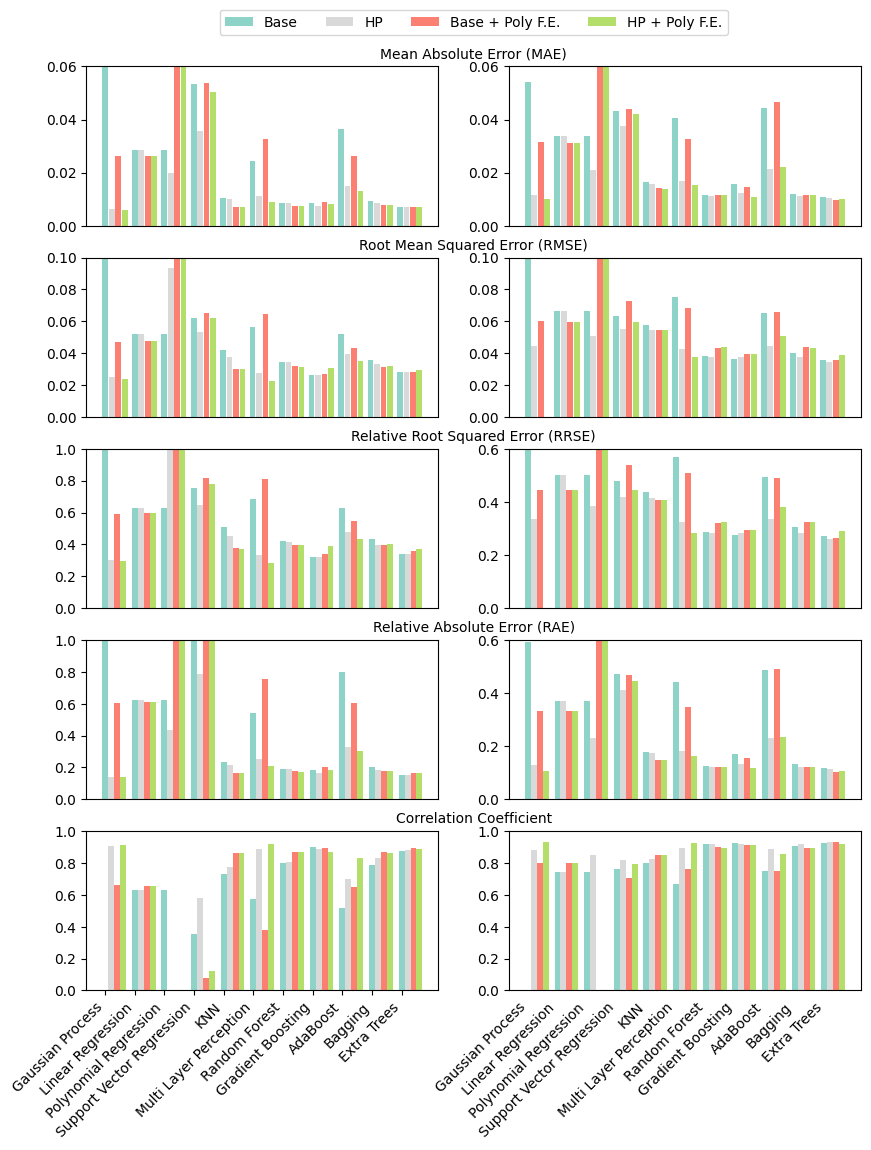

Source code (Python):
import matplotlib.pyplot as plt
import pandas as pd
import numpy as np
from matplotlib.cm import get_cmap

var='Depth'
df = pd.read_csv(f'LPBF_ML_Model_Evaluation_BaseModel_{var}.csv')
df2 = pd.read_csv(f'Poly6{var}_base.csv') # different result - poly 6 with base models

#HP
df3 = pd.read_csv(f'LPBF_ML_Model_Evaluation_HpTuning_{var}.csv')
df4 = pd.read_csv(f'LPBF_ML_Model_Evaluation_Poly6_{var}.csv')

# Read data from CSV file
# df = pd.read_csv('width_new_model_comparison_results_20231214192952.csv')  # Replace with the actual path to your CSV file

# Extract model names and error values
models = df['Model'].tolist()

# BASE
mae_values = df['MAE'].tolist()
rmse_values = df['RMSE'].tolist()
rrse_values = df['RRSE'].tolist()
rae_values = df['RAE'].tolist()
correlation_values = df['Correlation Coefficient'].tolist()
# correlation_values = df['R-squared'].tolist()

# Poly Base
mae_values2 = df2['MAE'].tolist()
rmse_values2 = df2['RMSE'].tolist()
rrse_values2 = df2['RRSE'].tolist()
rae_values2 = df2['RAE'].tolist()
# correlation_values2 = df2['Correlation Coefficient'].tolist()
correlation_values2 = df2['R-squared'].tolist()

# HP BASE
mae_values3 = df3['MAE'].tolist()
rmse_values3 = df3['RMSE'].tolist()
rrse_values3 = df3['RRSE'].tolist()
rae_values3 = df3['RAE'].tolist()
correlation_values3 = df3['Correlation Coefficient'].tolist()

# HP POLY

mae_values4 = df4['MAE'].tolist()
rmse_values4 = df4['RMSE'].tolist()
rrse_values4 = df4['RRSE'].tolist()
rae_values4 = df4['RAE'].tolist()
correlation_values4 = df4['Correlation Coefficient'].tolist()

models_n = ['GP', 'LR', 'PR', 'SVR', 'KNN', 'MLP', 'RF', 'GB', 'AB', 'B', 'ET']

bar_width = 0.2  # Width of each bar
bar_space = 0.02

x = np.arange(len(models))  # X positions for the categories

# Define colors for each model
cmap = get_cmap('Set3')
colors = cmap(np.linspace(0, 1, len(models)))

colorA = [0.55294118, 0.82745098, 0.78039216, 1.        ]
colorB=[1.,         1.  ,       0.70196078 ,1.        ]
colorC=[0.98431373 ,0.50196078 ,0.44705882, 1.        ]
colorD=[0.99215686 ,0.70588235 ,0.38431373, 1.        ]
colorE=[0.70196078 ,0.87058824, 0.41176471, 1.        ]
colorF=[0.85098039, 0.85098039 ,0.85098039 ,1.        ]
colorG=[0.8  ,      0.92156863, 0.77254902, 1.        ]
colorH= [1.    ,     0.92941176 ,0.43529412 ,1.        ]





# Create subplots
fig, axes = plt.subplots(nrows=5, ncols=2, figsize=(10, 12))

#font size
fontSize = None

# Plot Mean Absolute Error
axes[0,0].bar(x, mae_values, width=bar_width, label='Base', color=colorA)
axes[0,0].bar(x + bar_width + bar_space, mae_values3, width=bar_width, label='HP', color=colorF)
axes[0,0].bar(x + 2 * (bar_width + bar_space), mae_values2, width=bar_width, label='Base + Poly F.E.', color=colorC)
axes[0,0].bar(x + 3 * (bar_width + bar_space), mae_values4, width=bar_width, label='HP + Poly F.E.', color=colorE)
axes[0,0].tick_params(axis='x', which='both', bottom=False, top=False)  # Disable x-axis ticks and labels
axes[0,0].set_xticklabels([])  # Remove x-axis labels
axes[0,0].set_ylim([0, 0.06])
# axes[0].set_yscale('log')
axes[0,0].set_title('Mean Absolute Error (MAE)', x = 1.1, fontsize= fontSize)
# axes[0].set_ylabel('MAE')


# Plot Root Mean Squared Error
axes[1,0].bar(x, rmse_values, width=bar_width, label='Base', color=colorA)
axes[1,0].bar(x + bar_width + bar_space, rmse_values3, width=bar_width, label='HP', color=colorF)
axes[1,0].bar(x + 2 * (bar_width + bar_space), rmse_values2, width=bar_width, label='Base + Poly F.E.', color=colorC)
axes[1,0].bar(x + 3 * (bar_width + bar_space), rmse_values4, width=bar_width, label='HP + Poly F.E.', color=colorE)
axes[1,0].tick_params(axis='x', which='both', bottom=False, top=False)  # Disable x-axis ticks and labels
axes[1,0].set_xticklabels([])  # Remove x-axis labels
# axes[1].set_yscale('log')
# axes[1].set_ylim([0,0.1])
axes[1,0].set_title('Root Mean Squared Error (RMSE)', x = 1.1, fontsize= fontSize)
# axes[1].set_ylabel('RMSE')
axes[1,0].set_ylim([0, 0.1])


# Plot Relative Root Squared Error
axes[2,0].bar(x, rrse_values, width=bar_width, label='Base', color=colorA)
axes[2,0].bar(x + bar_width, rrse_values3, width=bar_width, label='HP', color=colorF)
axes[2,0].bar(x + 2 * bar_width, rrse_values2, width=bar_width, label='Base + Poly F.E.', color=colorC)
axes[2,0].bar(x + 3 * bar_width, rrse_values4, width=bar_width, label='HP + Poly F.E.', color=colorE)
axes[2,0].tick_params(axis='x', which='both', bottom=False, top=False)  # Disable x-axis ticks and labels
axes[2,0].set_xticklabels([])  # Remove x-axis labels
# axes[1].set_yscale('log')
axes[2,0].set_ylim([0, 1])
axes[2,0].set_title('Relative Root Squared Error (RRSE)', x = 1.1, fontsize= fontSize)
# axes[2,0].set_ylabel('Error Values', fontsize= fontSize)
# axes[2].set_ylabel('RRSE')
# axes[2].set_ylim([0.25, 0.35])


# Plot Relative Absolute Error
axes[3,0].bar(x, rae_values, width=bar_width, label='Base', color=colorA)
axes[3,0].bar(x + bar_width, rae_values3, width=bar_width, label='HP', color=colorF)
axes[3,0].bar(x + 2 * bar_width, rae_values2, width=bar_width, label='Base + Poly F.E.', color=colorC)
axes[3,0].bar(x + 3 * bar_width, rae_values4, width=bar_width, label='HP + Poly F.E.', color=colorE)
axes[3,0].tick_params(axis='x', which='both', bottom=False, top=False)  # Disable x-axis ticks and labels
axes[3,0].set_xticklabels([])  # Remove x-axis labels
axes[3,0].set_ylim([0, 1])
axes[3,0].set_title('Relative Absolute Error (RAE)', x = 1.1, fontsize= fontSize)
# axes[3].set_ylabel('RAE')
# axes[3].set_ylim([0.12, 0.22])


axes[4,0].bar(x, correlation_values, width=bar_width, label='Base', color=colorA)
axes[4,0].bar(x + bar_width, correlation_values3, width=bar_width, label='HP', color=colorF)
axes[4,0].bar(x + 2 * bar_width, correlation_values2, width=bar_width, label='Base + Poly F.E.', color=colorC)
axes[4,0].bar(x + 3 * bar_width, correlation_values4, width=bar_width, label='HP + Poly F.E.', color=colorE)
axes[4,0].set_ylim([0, 1])
axes[4,0].set_title('Correlation Coefficient', x = 1.1, fontsize= fontSize)


# Add legend to the last subplot
axes[0,0].legend(loc='upper center', bbox_to_anchor=(1.1, 1.4), ncol=6, fontsize= fontSize)
axes[4,0].set_xticks(x, models, rotation=45, ha='right', fontsize= fontSize)



var = 'Width'
df = pd.read_csv(f'LPBF_ML_Model_Evaluation_BaseModel_{var}.csv')
df2 = pd.read_csv(f'Poly6{var}_base.csv')

# HP
df3 = pd.read_csv(f'LPBF_ML_Model_Evaluation_HpTuning_{var}.csv')
df4 = pd.read_csv(f'LPBF_ML_Model_Evaluation_Poly6_{var}.csv')



# Read data from CSV file
# df = pd.read_csv('width_new_model_comparison_results_20231214192952.csv')  # Replace with the actual path to your CSV file

# Extract model names and error values
models = df['Model'].tolist()

# BASE
mae_values = df['MAE'].tolist()
rmse_values = df['RMSE'].tolist()
rrse_values = df['RRSE'].tolist()
rae_values = df['RAE'].tolist()
correlation_values = df['Correlation Coefficient'].tolist()
# correlation_values = df['R-squared'].tolist()

# Poly Base
mae_values2 = df2['MAE'].tolist()
rmse_values2 = df2['RMSE'].tolist()
rrse_values2 = df2['RRSE'].tolist()
rae_values2 = df2['RAE'].tolist()
# correlation_values2 = df2['Correlation Coefficient'].tolist()
correlation_values2 = df2['R-squared'].tolist()

# HP BASE
mae_values3 = df3['MAE'].tolist()
rmse_values3 = df3['RMSE'].tolist()
rrse_values3 = df3['RRSE'].tolist()
rae_values3 = df3['RAE'].tolist()
correlation_values3 = df3['Correlation Coefficient'].tolist()

# HP POLY

mae_values4 = df4['MAE'].tolist()
rmse_values4 = df4['RMSE'].tolist()
rrse_values4 = df4['RRSE'].tolist()
rae_values4 = df4['RAE'].tolist()
correlation_values4 = df4['Correlation Coefficient'].tolist()

models_n = ['GP', 'LR', 'PR', 'SVR', 'KNN', 'MLP', 'RF', 'GB', 'AB', 'B', 'ET']


# Plot Mean Absolute Error
axes[0,1].bar(x, mae_values, width=bar_width, label='Base', color=colorA)
axes[0,1].bar(x + bar_width + bar_space, mae_values3, width=bar_width, label='HP', color=colorF)
axes[0,1].bar(x + 2 * (bar_width + bar_space), mae_values2, width=bar_width, label='Base + Poly F.E.', color=colorC)
axes[0,1].bar(x + 3 * (bar_width + bar_space), mae_values4, width=bar_width, label='HP + Poly F.E.', color=colorE)
axes[0,1].tick_params(axis='x', which='both', bottom=False, top=False)  # Disable x-axis ticks and labels
axes[0,1].set_xticklabels([])  # Remove x-axis labels
axes[0,1].set_ylim([0, 0.06])
# axes[0].set_yscale('log')
# axes[0,1].set_title('Mean Absolute Error (MAE)', fontsize= fontSize)
# axes[0].set_ylabel('MAE')


# Plot Root Mean Squared Error
axes[1,1].bar(x, rmse_values, width=bar_width, label='Base', color=colorA)
axes[1,1].bar(x + bar_width + bar_space, rmse_values3, width=bar_width, label='HP', color=colorF)
axes[1,1].bar(x + 2 * (bar_width + bar_space), rmse_values2, width=bar_width, label='Base + Poly F.E.', color=colorC)
axes[1,1].bar(x + 3 * (bar_width + bar_space), rmse_values4, width=bar_width, label='HP + Poly F.E.', color=colorE)
axes[1,1].tick_params(axis='x', which='both', bottom=False, top=False)  # Disable x-axis ticks and labels
axes[1,1].set_xticklabels([])  # Remove x-axis labels
# axes[1].set_yscale('log')
# axes[1].set_ylim([0,0.1])
# axes[1,1].set_title('Root Mean Squared Error (RMSE)', fontsize= fontSize)
# axes[1].set_ylabel('RMSE')
axes[1,1].set_ylim([0, 0.1])


# Plot Relative Root Squared Error
axes[2,1].bar(x, rrse_values, width=bar_width, label='Base', color=colorA)
axes[2,1].bar(x + bar_width, rrse_values3, width=bar_width, label='HP', color=colorF)
axes[2,1].bar(x + 2 * bar_width, rrse_values2, width=bar_width, label='Base + Poly F.E.', color=colorC)
axes[2,1].bar(x + 3 * bar_width, rrse_values4, width=bar_width, label='HP + Poly F.E.', color=colorE)
axes[2,1].tick_params(axis='x', which='both', bottom=False, top=False)  # Disable x-axis ticks and labels
axes[2,1].set_xticklabels([])  # Remove x-axis labels
# axes[1].set_yscale('log')
axes[2,1].set_ylim([0, .6])
# axes[2,1].set_title('Relative Root Squared Error (RRSE)', fontsize= fontSize)
# axes[2,1].set_ylabel('Error Values', fontsize= fontSize)
# axes[2].set_ylabel('RRSE')
# axes[2].set_ylim([0.25, 0.35])


# Plot Relative Absolute Error
axes[3,1].bar(x, rae_values, width=bar_width, label='Base', color=colorA)
axes[3,1].bar(x + bar_width, rae_values3, width=bar_width, label='HP', color=colorF)
axes[3,1].bar(x + 2 * bar_width, rae_values2, width=bar_width, label='Base + Poly F.E.', color=colorC)
axes[3,1].bar(x + 3 * bar_width, rae_values4, width=bar_width, label='HP + Poly F.E.', color=colorE)
axes[3,1].tick_params(axis='x', which='both', bottom=False, top=False)  # Disable x-axis ticks and labels
axes[3,1].set_xticklabels([])  # Remove x-axis labels
axes[3,1].set_ylim([0, .6])
# axes[3,1].set_title('Relative Absolute Error (RAE)', fontsize= fontSize)
# axes[3].set_ylabel('RAE')
# axes[3].set_ylim([0.12, 0.22])



axes[4,1].bar(x, correlation_values, width=bar_width, label='Base', color=colorA)
axes[4,1].bar(x + bar_width, correlation_values3, width=bar_width, label='HP', color=colorF)
axes[4,1].bar(x + 2 * bar_width, correlation_values2, width=bar_width, label='Base + Poly F.E.', color=colorC)
axes[4,1].bar(x + 3 * bar_width, correlation_values4, width=bar_width, label='HP + Poly F.E.', color=colorE)
axes[4,1].tick_params(axis='x', which='both', bottom=False, top=False)  # Disable x-axis ticks and labels
axes[4,1].set_xticklabels([])  # Remove x-axis labels
axes[4,1].set_ylim([0, 1])
# axes[4,1].set_title('Correlation Coefficient', fontsize= fontSize)
axes[4,1].set_xticks(x, models, rotation=45, ha='right', fontsize= fontSize)







# #Adjust layout for better spacing
# plt.tight_layout()


# Save the plot as a PNG file
plt.savefig(f'LPBF_Plot_barChart_fig8.png', bbox_inches='tight')

# # Show the plot
# plt.show()
